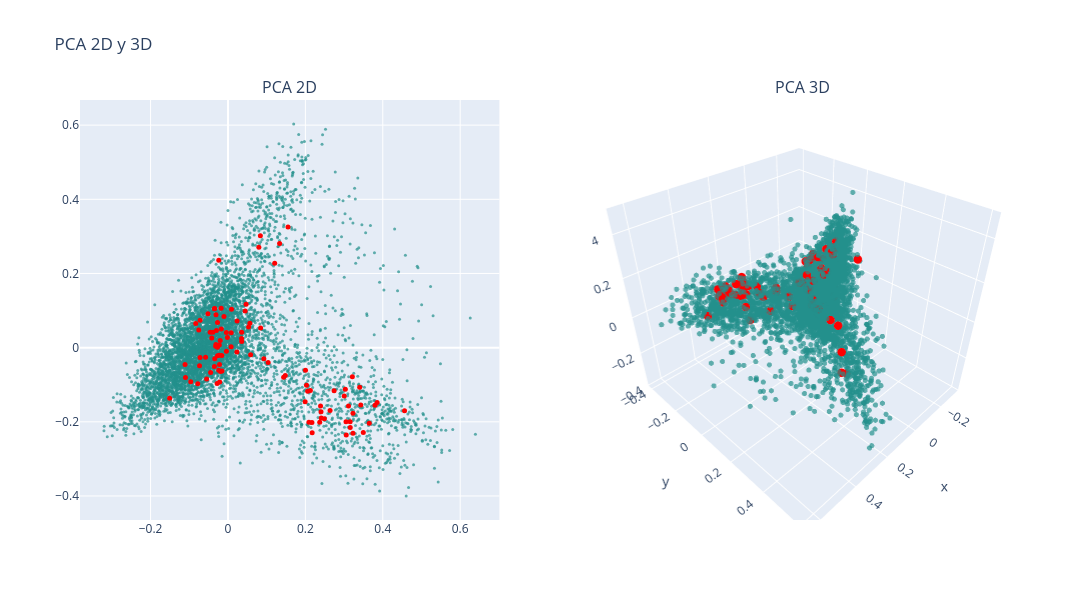

The code cell stored with this chart in its notebook:
### Markdown cell above
### PCA

### Code cell
# PCA 2D
X_pca_2d = PCA(n_components=2).fit_transform(df_vectorized)
df['pca2d_1'] = X_pca_2d[:, 0]
df['pca2d_2'] = X_pca_2d[:, 1]

# PCA 3D
X_pca_3d = PCA(n_components=3).fit_transform(df_vectorized)
df['pca3d_1'] = X_pca_3d[:, 0]
df['pca3d_2'] = X_pca_3d[:, 1]
df['pca3d_3'] = X_pca_3d[:, 2]

# Graficar
colors = np.ones(len(df))  # Color base
colors_knn = np.zeros(len(df))  # Color para los KNN
colors_knn[knn_idxs[0]] = 1  # Resaltar los KNN

fig = make_subplots(rows=1, cols=2, subplot_titles=("PCA 2D", "PCA 3D"), 
                    specs=[[{"type": "scatter"}, {"type": "scatter3d"}]])

# Puntos normales (fondo)
fig.add_trace(
    go.Scatter(x=df['pca2d_1'], y=df['pca2d_2'], mode='markers',
               marker=dict(color=colors, colorscale='Viridis', size=3, opacity=0.7), 
               text=data['title'],
               hovertemplate="Titulo: %{text}<br>x: %{x}<br>y: %{y}<extra></extra>"),
    row=1, col=1)

# Puntos resaltados (delante)
fig.add_trace(
    go.Scatter(x=df.loc[knn_idxs[0], 'pca2d_1'], 
               y=df.loc[knn_idxs[0], 'pca2d_2'], 
               mode='markers',
               marker=dict(color='red', size=5, opacity=1), 
               text=data.loc[knn_idxs[0], 'title'], 
               hovertemplate="Titulo: %{text}<br>x: %{x}<br>y: %{y}<extra></extra>"),
    row=1, col=1)

# Puntos normales en 3D (fondo)
fig.add_trace(
    go.Scatter3d(x=df['pca3d_1'], y=df['pca3d_2'], z=df['pca3d_3'], mode='markers',
                 marker=dict(color=colors, colorscale='Viridis', size=3, opacity=0.7), 
                 text=data['title'],
                 hovertemplate="Cluster: %{text}<br>x: %{x}<br>y: %{y}<br>z: %{z}<extra></extra>"),
    row=1, col=2)

# Puntos resaltados en 3D (delante)
fig.add_trace(
    go.Scatter3d(x=df.loc[knn_idxs[0], 'pca3d_1'], 
                 y=df.loc[knn_idxs[0], 'pca3d_2'], 
                 z=df.loc[knn_idxs[0], 'pca3d_3'], 
                 mode='markers',
                 marker=dict(color='red', size=5, opacity=1), 
                 text=data.loc[knn_idxs[0], 'title'], 
                 hovertemplate="Cluster: %{text}<br>x: %{x}<br>y: %{y}<br>z: %{z}<extra></extra>"),
    row=1, col=2)

fig.update_layout(height=600, width=1200, title_text="PCA 2D y 3D", showlegend=False)
fig.show()

### Figure 1 — Plotly figure (JSON) as saved in the notebook; plotly's stock layout.template omitted (floating-point values rounded to 4 significant figures; data arrays with more than 128 entries replaced by an {"elided": "..."} marker saying what was removed)
{"data": [{"hovertemplate": "Titulo: %{text}<br>x: %{x}<br>y: %{y}<extra></extra>", "marker": {"color": {"elided": "6614 float values"}, "colorscale": [[0, "#440154"], [0.1111, "#482878"], [0.2222, "#3e4989"], [0.3333, "#31688e"], [0.4444, "#26828e"], [0.5556, "#1f9e89"], [0.6667, "#35b779"], [0.7778, "#6ece58"], [0.8889, "#b5de2b"], [1, "#fde725"]], "opacity": 0.7, "size": 3}, "mode": "markers", "text": {"elided": "6614 str values"}, "type": "scatter", "x": {"elided": "6614 float values"}, "xaxis": "x", "y": {"elided": "6614 float values"}, "yaxis": "y"}, {"hovertemplate": "Titulo: %{text}<br>x: %{x}<br>y: %{y}<extra></extra>", "marker": {"color": "red", "opacity": 1, "size": 5}, "mode": "markers", "text": ["application of neural network controller and policy gradient reinforcement learning on modular multilevel converter mmc a proof of concept", "state of charge soc balancing of battery modular multilevel management bm3 converter using q learning", "reinforcement learning based modulation for balancing capacitor voltage and thermal stress to enhance current capability of mmcs", "optimized real time control for modular multilevel converters using adaptive neural networks", "open circuit fault diagnosis for a modular multilevel converter based on hybrid machine learning", "inverse application of artificial intelligence for the control of power converters", "neural network controller based on direct and indirect model predictive for modular multilevel converters", "machine learning emulation of model predictive control for modular multilevel converters", "level increased ishe modulation method for modular multilevel converters based on ddpg", "artificial intelligence applications in the control and performance improvement of modular multilevel converters a review", "machine learning based modeling for real time inferencer in the loop hardware emulation of high speed rail microgrid", "machine learning enhanced predictive control for modular multilevel converters in hvdc transmission systems", "predictor based data driven model free adaptive predictive control of power converters using machine learning", "neural network based model predictive control approach for modular multilevel converters", "an open circuit fault detection and location strategy for mmc with feature extraction and random forest", "compound fault diagnosis method of modular multilevel converter based on improved capsule network", "machine learning based operating region extension of modular multilevel converters under unbalanced grid faults", "fault diagnosis for modular multilevel converter mmc based on deep learning an edge implementation using binary neural network", "hybrid condition monitoring for power converters learning based methods with statistical guarantees", "reinforcement learning based false data injection attacks detector for modular multilevel converters", "reinforcement learning based method to exploit vulnerabilities of false data injection attack detectors in modular multilevel converters", "dc short circuit fault detection for mmc hvdc grid based on improved dbn and dc fault current statistical features", "capacitor monitoring for modular multilevel converters based on intelligent algorithm", "neural network based model predictive controllers for modular multilevel converters", "transfer learning based online impedance identification for modular multilevel converters", "a connectionist based approach for reducing the number of voltage sensors in modular multilevel converter", "condition monitoring for power converters via deep one class classification", "design and analysis of the model predictive control implemented by the ann technique for mmc based rectifier with improved grid adaptability", "health management of power electronics systems", "an open circuit faults diagnosis method based on xg boost used in mmc", "auto tuned model predictive control based neural network controller for modular multilevel converters", "artificial neural network based pi control of battery energy storage system connected with mmc hvdc system", "denoising and voltage estimation in modular multilevel converters using deep neural networks", "data driven impedance identification and stability online assessment of wind farm connected with mmc hvdc", "an ultra high speed mmc hvdc fault location algorithm based on regression neural network", "open circuit fault diagnosis for modular multilevel converter using wavelet neural network", "fault diagnosis of modular multilevel converter based on 1dcnn and lstm network", "data driven impedance identification and stability online assessment of dfig based wind farm integration with mmc hvdc", "power management systems for harmonic elimination using federated learning approach", "igbt open circuit fault diagnosis method for a modular multilevel converter based on pnn md", "fault identification method of mmc hvdc based on gru neural network", "deep convolution neural network based fault detection and identification for modular multilevel converters", "gwo based pi controller assisted half bridge sub module mmc for hybrid energy system", "transfer learning framework for impedance characterization of modular multilevel converters", "physical mechanism and data hybrid modeling for device level emulation of modular multilevel converter", "capacitor parameter estimation based on wavelet transform and convolution neural network", "distributed neural network observer for submodule capacitor voltage estimation in modular multilevel converters", "overview of modeling schemes for mmc converter in flexible dc distribution network", "an on line capacitor condition monitoring method based on switching frequencies for modular multilevel converters", "adaptive fault current limiting strategy for flexible dc power grids based on deep neural networks", "thermal estimation of modular multilevel converter submodule using deep regression on gru and lstm network", "parameters inversion of equivalent rlc fault circuit for mmc hvdc grid based on bp neural network", "neural network trained cold plate models for modular converter exploration", "application of artificial intelligence to diagnose faults of grid tied solar power systems", "bayesian regularization based mpc for a hybrid modular multilevel converter", "data driven neural predictors based robust mpc for power converters", "real time fault detection and identification for mmc using 1 d convolutional neural networks", "neural predictor based low switching frequency fcs mpc for mmc with online weighting factors tuning", "estimation of battery parameters in cascaded half bridge converters with reduced voltage sensors", "sub module capacitor voltage balancing control based on model prediction", "fault diagnosis of modular multilevel converter based on rnn and wavelet analysis", "a fast data driven method for submodule open circuit fault localization in a modular multilevel converter", "supervisory real time multidomain modeling and hardware emulation of fuel cell hybrid electric bus behavioral transients", "single ended fault detection scheme using support vector machine for multi terminal direct current systems based on modular multilevel converter", "dcscf detection method of mmc dc grid based on statistical feature and dbn softmax", "neural predictor based dynamic surface predictive control for power converters", "short time wavelet entropy integrating improved lstm for fault diagnosis of modular multilevel converter", "data driven parameter inversion for dc fault current analytical solution of modular multilevel converter based high voltage dc grid", "voltage estimation for diode clamped mmcs based on a simplified neural network", "improving the resilience of modular multilevel converters using concurrent estimators", "an improved resnet based method for online assessment of the aging state of mmc sub module capacitors", "reliability improvement of mmc in energy storage system using ann based sensorless estimation for sub module voltages", "igbt open circuit fault diagnosis based on improved support vector machine", "new power electronic interface combining dc transmission a medium frequency bus and an ac ac converter to integrate deep sea facilities with the ac grid", "a novel concept for modular multilevel universal power controller mupc ", "data driven modeling of modular multilevel converters based on hht and cnn lstm am neural network", "modeling and simulation of modular multilevel converter", "ac side impedance based stability assessment in grid forming modular multilevel converters", "data driven fault detection of multiple open circuit faults for mmc systems based on long short term memory networks", "submodule fault detection in mmcs using support vector classification", "fault diagnosis of submodule open circuit failures for modular multilevel converters with the data processing of sensors", "fault analysis and voltage support strategy through equivalent line impedances for mmcs in ac dc hybrid distribution networks under asymmetrical faults", "open circuit fault detection and location in mmcs with multivariate gaussian distribution", "effective voltage balancing control for modular multilevel converter without current sensors", "design and simulation of marine electromagnetic transmission system", "an open circuit faults diagnosis method for mmc based on extreme gradient boosting", "event triggered neural predictor based fcs mpc for mmc", "predictor based neural network finite set predictive control for modular multilevel converter", "fault isolation method for smart dc distribution networks with multiple types of converters", "novel distributed control platform and algorithm for a modular multilevel matrix converter", "switch open circuit fault localization strategy for mmcs using sliding time window based features extraction algorithm", "review on control strategy for flexible ac dc hybrid distribution network based on modular multi level converter topology", "control strategies of mmc hvdc connected to passive networks", "optimal modulation method for modular multilevel converters in medium voltage dc distribution networks", "parameter estimation of batteries in mmcs with parallel connectivity using pso", "a novel strategy for dc distribution start up based on mmc", "disortnet a network protocol with distributed sorting for modular multilevel converters", "multiple igbt open circuit fault diagnosis strategy for mmc using feature reconstruction based recurrent neural network", "communication aspects in the distributed control architecture of a modular multilevel converter", "design and verification of a dc direct mounted energy storage topology"], "type": "scatter", "x": [-0.02711, -0.02716, -0.0551, -0.03123, 0.3159, 0.03555, -0.04186, -0.02989, -0.1098, -0.0219, 0.03544, 0.05662, -0.03093, -0.03891, 0.2392, 0.1994, -0.02378, 0.1038, 0.1439, -0.01728, -0.001465, 0.3115, -0.02814, -0.04604, 0.04439, -0.01925, 0.148, 0.08431, 0.09272, 0.3056, -0.02008, 0.1551, -0.02255, 0.1207, 0.3004, 0.365, 0.206, 0.1333, -0.05788, 0.3157, 0.3214, 0.2491, -0.02703, 0.04685, 0.0585, -0.03511, -0.07796, 0.4562, -0.02139, 0.3853, 0.02301, 0.3431, 0.0236, 0.2003, -0.01601, -0.01763, 0.2404, -0.07541, -0.03417, -0.1507, 0.2129, 0.2175, 0.03494, 0.38, 0.203, -0.03508, 0.323, 0.3032, -0.09624, -0.004042, -0.01552, -0.02245, 0.305, 0.07981, -0.01035, 0.008049, -0.0344, -0.02375, 0.3497, 0.2091, 0.217, 0.3403, 0.237, -0.07346, -0.004248, 0.2409, -0.07207, -0.05172, 0.2742, -0.08333, 0.2637, 0.008284, 0.009153, -0.111, -0.04487, 0.05332, -0.07215, 0.323, -0.03167, 0.08369], "xaxis": "x", "y": [-0.02219, 0.001284, -0.0847, 0.008424, -0.2156, 0.01633, 0.02572, 0.04646, -0.08038, -0.04556, 0.04167, 0.06543, 0.08899, 0.04136, -0.1577, -0.1463, -0.06116, -0.04041, -0.08012, 0.0499, 0.02698, -0.1575, -0.09655, 0.04166, 0.09907, -0.06413, -0.07499, 0.05297, -0.02971, -0.2358, 0.01949, 0.3254, -0.02049, 0.2277, -0.1302, -0.2037, -0.1173, 0.281, -0.02629, -0.1997, -0.07838, -0.1917, 0.06792, 0.1173, -0.01928, -0.05107, -0.09722, -0.1702, -0.09301, -0.1481, -0.0118, -0.1545, 0.07155, -0.06081, -0.02092, 0.1064, -0.1726, 0.04753, -0.03008, -0.1366, -0.1156, -0.2293, 0.02434, -0.1555, -0.1015, 0.1047, -0.1772, -0.1123, -0.09185, -0.009543, -0.06329, 0.006928, -0.1999, 0.2705, 0.08414, 0.002127, 0.1056, 0.2354, -0.229, -0.2014, -0.2018, -0.1071, -0.2016, -0.04857, 0.04051, -0.1896, 0.07387, 0.09164, -0.116, 0.06531, -0.1695, 0.03997, 0.1035, -0.04529, -0.06684, 0.05558, -0.02676, -0.231, 0.003912, 0.302], "yaxis": "y"}, {"hovertemplate": "Cluster: %{text}<br>x: %{x}<br>y: %{y}<br>z: %{z}<extra></extra>", "marker": {"color": {"elided": "6614 float values"}, "colorscale": [[0, "#440154"], [0.1111, "#482878"], [0.2222, "#3e4989"], [0.3333, "#31688e"], [0.4444, "#26828e"], [0.5556, "#1f9e89"], [0.6667, "#35b779"], [0.7778, "#6ece58"], [0.8889, "#b5de2b"], [1, "#fde725"]], "opacity": 0.7, "size": 3}, "mode": "markers", "scene": "scene", "text": {"elided": "6614 str values"}, "type": "scatter3d", "x": {"elided": "6614 float values"}, "y": {"elided": "6614 float values"}, "z": {"elided": "6614 float values"}}, {"hovertemplate": "Cluster: %{text}<br>x: %{x}<br>y: %{y}<br>z: %{z}<extra></extra>", "marker": {"color": "red", "opacity": 1, "size": 5}, "mode": "markers", "scene": "scene", "text": ["application of neural network controller and policy gradient reinforcement learning on modular multilevel converter mmc a proof of concept", "state of charge soc balancing of battery modular multilevel management bm3 converter using q learning", "reinforcement learning based modulation for balancing capacitor voltage and thermal stress to enhance current capability of mmcs", "optimized real time control for modular multilevel converters using adaptive neural networks", "open circuit fault diagnosis for a modular multilevel converter based on hybrid machine learning", "inverse application of artificial intelligence for the control of power converters", "neural network controller based on direct and indirect model predictive for modular multilevel converters", "machine learning emulation of model predictive control for modular multilevel converters", "level increased ishe modulation method for modular multilevel converters based on ddpg", "artificial intelligence applications in the control and performance improvement of modular multilevel converters a review", "machine learning based modeling for real time inferencer in the loop hardware emulation of high speed rail microgrid", "machine learning enhanced predictive control for modular multilevel converters in hvdc transmission systems", "predictor based data driven model free adaptive predictive control of power converters using machine learning", "neural network based model predictive control approach for modular multilevel converters", "an open circuit fault detection and location strategy for mmc with feature extraction and random forest", "compound fault diagnosis method of modular multilevel converter based on improved capsule network", "machine learning based operating region extension of modular multilevel converters under unbalanced grid faults", "fault diagnosis for modular multilevel converter mmc based on deep learning an edge implementation using binary neural network", "hybrid condition monitoring for power converters learning based methods with statistical guarantees", "reinforcement learning based false data injection attacks detector for modular multilevel converters", "reinforcement learning based method to exploit vulnerabilities of false data injection attack detectors in modular multilevel converters", "dc short circuit fault detection for mmc hvdc grid based on improved dbn and dc fault current statistical features", "capacitor monitoring for modular multilevel converters based on intelligent algorithm", "neural network based model predictive controllers for modular multilevel converters", "transfer learning based online impedance identification for modular multilevel converters", "a connectionist based approach for reducing the number of voltage sensors in modular multilevel converter", "condition monitoring for power converters via deep one class classification", "design and analysis of the model predictive control implemented by the ann technique for mmc based rectifier with improved grid adaptability", "health management of power electronics systems", "an open circuit faults diagnosis method based on xg boost used in mmc", "auto tuned model predictive control based neural network controller for modular multilevel converters", "artificial neural network based pi control of battery energy storage system connected with mmc hvdc system", "denoising and voltage estimation in modular multilevel converters using deep neural networks", "data driven impedance identification and stability online assessment of wind farm connected with mmc hvdc", "an ultra high speed mmc hvdc fault location algorithm based on regression neural network", "open circuit fault diagnosis for modular multilevel converter using wavelet neural network", "fault diagnosis of modular multilevel converter based on 1dcnn and lstm network", "data driven impedance identification and stability online assessment of dfig based wind farm integration with mmc hvdc", "power management systems for harmonic elimination using federated learning approach", "igbt open circuit fault diagnosis method for a modular multilevel converter based on pnn md", "fault identification method of mmc hvdc based on gru neural network", "deep convolution neural network based fault detection and identification for modular multilevel converters", "gwo based pi controller assisted half bridge sub module mmc for hybrid energy system", "transfer learning framework for impedance characterization of modular multilevel converters", "physical mechanism and data hybrid modeling for device level emulation of modular multilevel converter", "capacitor parameter estimation based on wavelet transform and convolution neural network", "distributed neural network observer for submodule capacitor voltage estimation in modular multilevel converters", "overview of modeling schemes for mmc converter in flexible dc distribution network", "an on line capacitor condition monitoring method based on switching frequencies for modular multilevel converters", "adaptive fault current limiting strategy for flexible dc power grids based on deep neural networks", "thermal estimation of modular multilevel converter submodule using deep regression on gru and lstm network", "parameters inversion of equivalent rlc fault circuit for mmc hvdc grid based on bp neural network", "neural network trained cold plate models for modular converter exploration", "application of artificial intelligence to diagnose faults of grid tied solar power systems", "bayesian regularization based mpc for a hybrid modular multilevel converter", "data driven neural predictors based robust mpc for power converters", "real time fault detection and identification for mmc using 1 d convolutional neural networks", "neural predictor based low switching frequency fcs mpc for mmc with online weighting factors tuning", "estimation of battery parameters in cascaded half bridge converters with reduced voltage sensors", "sub module capacitor voltage balancing control based on model prediction", "fault diagnosis of modular multilevel converter based on rnn and wavelet analysis", "a fast data driven method for submodule open circuit fault localization in a modular multilevel converter", "supervisory real time multidomain modeling and hardware emulation of fuel cell hybrid electric bus behavioral transients", "single ended fault detection scheme using support vector machine for multi terminal direct current systems based on modular multilevel converter", "dcscf detection method of mmc dc grid based on statistical feature and dbn softmax", "neural predictor based dynamic surface predictive control for power converters", "short time wavelet entropy integrating improved lstm for fault diagnosis of modular multilevel converter", "data driven parameter inversion for dc fault current analytical solution of modular multilevel converter based high voltage dc grid", "voltage estimation for diode clamped mmcs based on a simplified neural network", "improving the resilience of modular multilevel converters using concurrent estimators", "an improved resnet based method for online assessment of the aging state of mmc sub module capacitors", "reliability improvement of mmc in energy storage system using ann based sensorless estimation for sub module voltages", "igbt open circuit fault diagnosis based on improved support vector machine", "new power electronic interface combining dc transmission a medium frequency bus and an ac ac converter to integrate deep sea facilities with the ac grid", "a novel concept for modular multilevel universal power controller mupc ", "data driven modeling of modular multilevel converters based on hht and cnn lstm am neural network", "modeling and simulation of modular multilevel converter", "ac side impedance based stability assessment in grid forming modular multilevel converters", "data driven fault detection of multiple open circuit faults for mmc systems based on long short term memory networks", "submodule fault detection in mmcs using support vector classification", "fault diagnosis of submodule open circuit failures for modular multilevel converters with the data processing of sensors", "fault analysis and voltage support strategy through equivalent line impedances for mmcs in ac dc hybrid distribution networks under asymmetrical faults", "open circuit fault detection and location in mmcs with multivariate gaussian distribution", "effective voltage balancing control for modular multilevel converter without current sensors", "design and simulation of marine electromagnetic transmission system", "an open circuit faults diagnosis method for mmc based on extreme gradient boosting", "event triggered neural predictor based fcs mpc for mmc", "predictor based neural network finite set predictive control for modular multilevel converter", "fault isolation method for smart dc distribution networks with multiple types of converters", "novel distributed control platform and algorithm for a modular multilevel matrix converter", "switch open circuit fault localization strategy for mmcs using sliding time window based features extraction algorithm", "review on control strategy for flexible ac dc hybrid distribution network based on modular multi level converter topology", "control strategies of mmc hvdc connected to passive networks", "optimal modulation method for modular multilevel converters in medium voltage dc distribution networks", "parameter estimation of batteries in mmcs with parallel connectivity using pso", "a novel strategy for dc distribution start up based on mmc", "disortnet a network protocol with distributed sorting for modular multilevel converters", "multiple igbt open circuit fault diagnosis strategy for mmc using feature reconstruction based recurrent neural network", "communication aspects in the distributed control architecture of a modular multilevel converter", "design and verification of a dc direct mounted energy storage topology"], "type": "scatter3d", "x": [-0.02712, -0.02716, -0.0551, -0.03123, 0.3159, 0.03555, -0.04187, -0.02989, -0.1098, -0.0219, 0.03544, 0.05661, -0.03093, -0.03892, 0.2392, 0.1994, -0.02379, 0.1038, 0.1438, -0.01728, -0.001465, 0.3115, -0.02814, -0.04604, 0.04439, -0.01926, 0.148, 0.0843, 0.09272, 0.3056, -0.02009, 0.1551, -0.02255, 0.1207, 0.3004, 0.365, 0.206, 0.1333, -0.05788, 0.3157, 0.3214, 0.2491, -0.02703, 0.04685, 0.0585, -0.03511, -0.07796, 0.4562, -0.0214, 0.3853, 0.02301, 0.3431, 0.0236, 0.2003, -0.01601, -0.01764, 0.2404, -0.07541, -0.03417, -0.1507, 0.2129, 0.2175, 0.03494, 0.38, 0.203, -0.03508, 0.323, 0.3032, -0.09624, -0.004046, -0.01552, -0.02245, 0.305, 0.07981, -0.01035, 0.008044, -0.03441, -0.02374, 0.3497, 0.2091, 0.217, 0.3403, 0.237, -0.07346, -0.004252, 0.2409, -0.07207, -0.05172, 0.2742, -0.08332, 0.2637, 0.008283, 0.009152, -0.111, -0.04487, 0.05332, -0.07215, 0.323, -0.03167, 0.08369], "y": [-0.0222, 0.001306, -0.08471, 0.008436, -0.2156, 0.01632, 0.0257, 0.04643, -0.0804, -0.04557, 0.04166, 0.06541, 0.08897, 0.04135, -0.1577, -0.1462, -0.06116, -0.0404, -0.08011, 0.0499, 0.02697, -0.1575, -0.09653, 0.04163, 0.09907, -0.06414, -0.07497, 0.05296, -0.02971, -0.2358, 0.01947, 0.3254, -0.02049, 0.2277, -0.1302, -0.2037, -0.1173, 0.281, -0.0263, -0.1997, -0.07838, -0.1916, 0.06792, 0.1173, -0.01928, -0.05107, -0.09722, -0.1702, -0.09299, -0.1481, -0.01181, -0.1545, 0.07153, -0.06078, -0.02095, 0.1063, -0.1726, 0.04752, -0.03004, -0.1366, -0.1156, -0.2293, 0.02433, -0.1555, -0.1014, 0.1046, -0.1772, -0.1123, -0.09184, -0.009551, -0.06328, 0.006931, -0.1998, 0.2705, 0.08415, 0.002126, 0.1055, 0.2354, -0.2289, -0.2013, -0.2018, -0.1071, -0.2015, -0.04856, 0.04051, -0.1896, 0.07387, 0.09162, -0.116, 0.06531, -0.1695, 0.03992, 0.1034, -0.04531, -0.0668, 0.05555, -0.02675, -0.231, 0.00391, 0.302], "z": [0.05703, -0.005799, -0.007221, 0.02926, 0.04306, 0.06046, 0.186, 0.2069, 0.0361, 0.1371, 0.0225, 0.1377, 0.2533, 0.1985, 0.09326, 0.08003, 0.1506, 0.02889, 0.07526, 0.1221, 0.06468, 0.08024, -0.03925, 0.2449, 0.2093, -0.02523, 0.06049, 0.1733, -0.02291, 0.08657, 0.2056, -0.0496, 0.01069, 0.04566, 0.08219, 0.07624, 0.05776, 0.05162, -0.02346, 0.08579, 0.05993, 0.07548, -0.0859, 0.1893, 0.09098, 0.05769, 0.06005, 0.03412, 0.03402, 0.09708, 0.07515, 0.1096, -0.02511, -0.0126, 0.1801, 0.2547, 0.04174, 0.1917, -0.01111, 0.1097, 0.06523, 0.06411, 0.06216, 0.07523, 0.04534, 0.2708, 0.0832, 0.1236, 0.006604, -0.02617, 0.02207, 0.02356, 0.05623, -0.2473, 0.006927, 0.08718, 0.03194, 0.2801, 0.09377, 0.06478, 0.06328, 0.1714, 0.1193, -0.01693, -0.08135, 0.1033, 0.1935, 0.2976, -0.05305, 0.03557, 0.09514, -0.04476, 0.179, -0.0511, -0.0473, 0.006041, 0.04914, 0.06285, 0.007651, -0.2286]}], "layout": {"annotations": [{"font": {"size": 16}, "showarrow": false, "text": "PCA 2D", "x": 0.225, "xanchor": "center", "xref": "paper", "y": 1, "yanchor": "bottom", "yref": "paper"}, {"font": {"size": 16}, "showarrow": false, "text": "PCA 3D", "x": 0.775, "xanchor": "center", "xref": "paper", "y": 1, "yanchor": "bottom", "yref": "paper"}], "height": 600, "scene": {"domain": {"x": [0.55, 1], "y": [0, 1]}}, "showlegend": false, "title": {"text": "PCA 2D y 3D"}, "width": 1200, "xaxis": {"anchor": "y", "domain": [0, 0.45]}, "yaxis": {"anchor": "x", "domain": [0, 1]}}}
